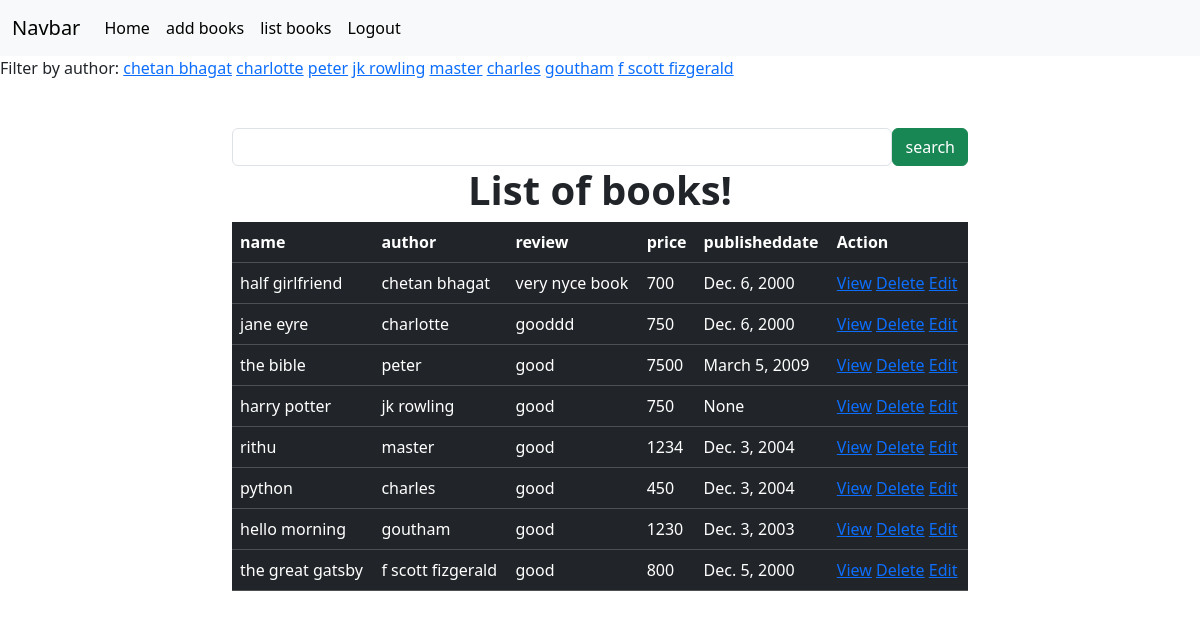
Page /books/all (signed in) on the committed database.
### books/models.py (models this page shows, shortened)
class BooksApp(models.Model):
    name=models.CharField(max_length=200)
    author=models.CharField(max_length=200)
    review=models.CharField(max_length=200)
    price=models.PositiveIntegerField()
    publisheddate=models.DateField()
    profile_pic=models.ImageField(upload_to="images",null=True,blank=True)

### books/views.py (the view)
# urls.py: path('books/all',views.BooksAppListView.as_view(),name="books-all"),
@method_decorator(signin_required,name="dispatch")
class BooksAppListView(View):
    def get(self,request,*args,**kwargs):
        qs=BooksApp.objects.all()
        authors=BooksApp.objects.all().values_list("author",flat=True).distinct()
        print(authors)
        if "author" in request.GET:
            auth=request.GET.get("author")
            qs=qs.filter(author__iexact=auth)
        return render(request,"book_list.html",{"data":qs,"authors":authors})

### books/views.py (called while the page is built)
def signin_required(fn):
    def wrapper(request,*args,**kwargs):
        if not request.user.is_authenticated:
            messages.error(request,"invalid session")
            return redirect("signin")
        else:
            return fn(request,*args,**kwargs)
    return wrapper

### books/templates/book_list.html (shortened to what this page needs)
{%extends 'base.html'%}
{%block body_block%}
<div>
    Filter by author:
    {%for auth in authors%}
    <a href="{%url 'books-all'%}?author={{auth}}">{{auth}}</a>
        {%endfor%}
</div>
<div class="container mt-5">
    <div class="row">
        <div class="col-2"></div>
        <div class="col-8">
            <form action="" method="post">
                <div class="d-flex">
                    <input type="text" name="box" class="form-control">
                    <button type="submit" class="btn btn-success">search</button>
                </div>
            </form>
        </div>
        <div class="col-2"></div>
    </div>
</div>
<h1><center><b>List of books!</b></center></h1>
<div class="container">
    <div class="row">
        <div class="col-2"></div>
        <div class="col-8">
            <table class="table table-dark table-stripped caption-top">
                <tr>
                    <td><b>name</b></td>
                    <td><b>author</b></td>
                    <td><b>review</b></td>
                    <td><b>price</b></td>
                    <td><b>publisheddate</b></td>
                    <td><b>Action</b></td>
                </tr>
                   {%for book in data%}
                   <tr>
                    <td>{{book.name}}</td>
                    <td>{{book.author}}</td>
                    <td>{{book.review}}</td>
                    <td>{{book.price}}</td>
                    <td>{{book.publisheddate}}</td>
                    <td>
                        <a href="{%url 'books-detail' book.id%}">View</a>
                        <a href="{%url 'books-delete' book.id%}">Delete</a>
                        <a href="{%url 'books-edit' book.id%}">Edit</a>
                    </td>
                   </tr>
                   {%endfor%}
            </table>
        </div>
        <div class="col-2"></div>
    </div>
</div>
{%endblock%}

### books/templates/base.html (shortened to what this page needs)
<!DOCTYPE html>
<html lang="en">
<head>
    <link href="https://cdn.jsdelivr.net/npm/bootstrap@5.3.2/dist/css/bootstrap.min.css" rel="stylesheet"
>
</head>
<body>
    <nav class="navbar navbar-expand-lg bg-body-tertiary">
        <div class="container-fluid">
            <a class="navbar-brand" href="#">Navbar</a>
            <div class="collapse navbar-collapse" id="navbarNav">
                <ul class="navbar-nav">
                    <li class="nav-item">
                        <a class="nav-link active" aria-current="page" href="{%url 'books-all'%}">Home</a>
                    </li>
                    <li class="nav-item">
                        <a class="nav-link active" aria-current="page" href="{%url 'books-add'%}">add books</a>
                    </li>
                    <li class="nav-item">
                        <a class="nav-link active" aria-current="page" href="{%url 'books-all'%}">list books</a>
                    </li>
                    <li class="nav-item">
                        <a class="nav-link active" aria-current="page" href="{%url 'logout'%}">Logout</a>
                    </li>
                </ul>
            </div>
        </div>
    </nav>
    {%block body_block%}
    {%endblock%}
</body>
</html>

### rows in the picture
BooksApp: name "half girlfriend", author "chetan bhagat", review "very nyce book", price "700", publisheddate "Dec. 6, 2000"
BooksApp: name "jane eyre", author "charlotte", review "gooddd", price "750", publisheddate "Dec. 6, 2000"
BooksApp: name "the bible", author "peter", review "good", price "7500", publisheddate "March 5, 2009"
BooksApp: name "harry potter", author "jk rowling", review "good", price "750", publisheddate "None"
BooksApp: name "rithu", author "master", review "good", price "1234", publisheddate "Dec. 3, 2004"
BooksApp: name "python", author "charles", review "good", price "450", publisheddate "Dec. 3, 2004"
BooksApp: name "hello morning", author "goutham", review "good", price "1230", publisheddate "Dec. 3, 2003"
BooksApp: name "the great gatsby", author "f scott fizgerald", review "good", price "800", publisheddate "Dec. 5, 2000"

### other values in the picture
{{ auth }} "chetan bhagat" "charlotte" "peter" "jk rowling" "master" "charles" "goutham" "f scott fizgerald"
